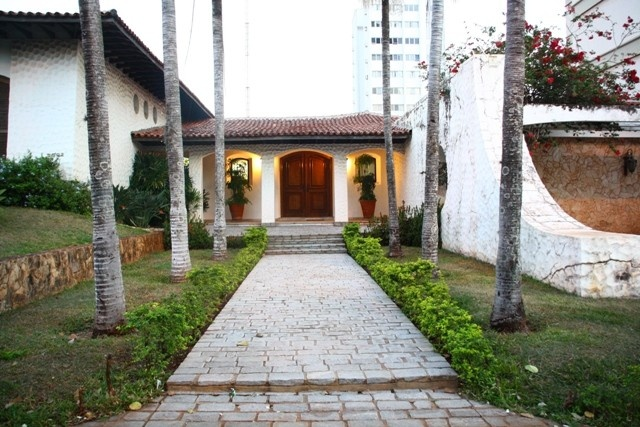
#> input picture interior.jpg, 640 x 427 px
$ python FindContour.py   (older library calls are emulated)
#> lines starting #> are read from the running program, lines starting #| are printed output that depends on the picture; after the words box and inside, x2 and y2 are one past the last pixel; in counts of white or black regions, pixels touching at a corner belong together
# -*- coding: utf-8 -*-

import cv2
import numpy as np
import copy

biggest_contour = None
biggest_area = 1
#video
# cap = cv2.VideoCapture('video7.mp4')
cap = cv2.VideoCapture('video4.mp4')
height = int(cap.get(cv2.CAP_PROP_FRAME_HEIGHT))
width = int(cap.get(cv2.CAP_PROP_FRAME_WIDTH))

# occluded = cv2.imread('interior2.jpg')
occluded = cv2.imread('interior.jpg')
#> occluded is the input picture: shape (427, 640, 3); mean B, G, R 129.8, 141.3, 141.8
occluded = cv2.resize(occluded,(width, height), interpolation = cv2.INTER_CUBIC)
#> occluded: shape (480, 720, 3)

debugContour=False

# [5 lines of commented-out code are left out]

cannyFactor=4.5
CANNY_MIN_LIMIT = 25
CANNY_MAX_LIMIT = 75
silhouetteBlend = 3.0

# O código abaixo define um retângulo na região central com 20% do comprimento e 20% de altura
MIN_THRESH = 0
CENTRAL_AREA = 0.05
MIN_X = int(width * CENTRAL_AREA)
MAX_X = int(width * (1 - CENTRAL_AREA))
MIN_Y = int(height * CENTRAL_AREA)
MAX_Y = int(height * (1 - CENTRAL_AREA))


#verifica se os pontos extremos do contorno estão na região central
def isExtCentral(extL,extR,extT,extB):
	if(extL[0]<MIN_X or extR[0]>MAX_X or extT[1]<MIN_Y or extB[1]>MAX_Y):
		return False
	else:
		return True

def setCentralArea(area):
	global CENTRAL_AREA,MIN_X,MIN_Y,MAX_X,MAX_Y
	CENTRAL_AREA=area
	MIN_X = int(width * CENTRAL_AREA)
	MAX_X = int(width * (1 - CENTRAL_AREA))
	MIN_Y = int(height * CENTRAL_AREA)
	MAX_Y = int(height * (1 - CENTRAL_AREA))

setCentralArea(0.05)
while(cap.isOpened()):

	ret, frame = cap.read()
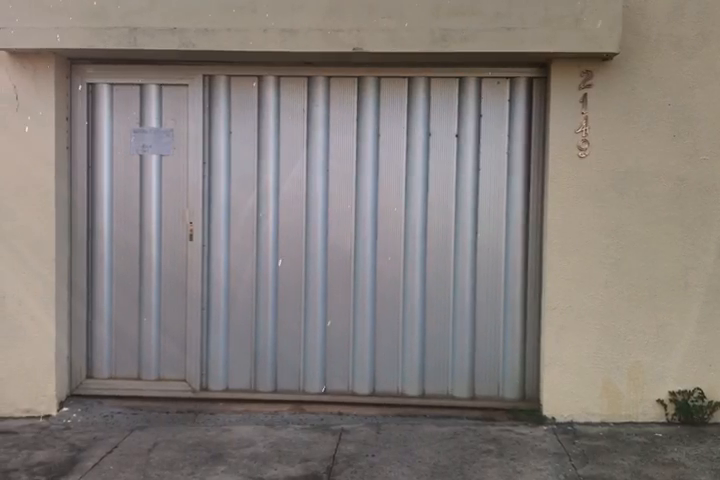
#> input picture frame 10 of video4.MP4, 720 x 480 px
#> frame is the input picture: shape (480, 720, 3); mean B, G, R 121.5, 125.2, 132.3
	if(ret==False):
		break

	MIN_THRESH = 0
	biggest_area=1

	gray = cv2.cvtColor(frame, cv2.COLOR_BGR2GRAY)
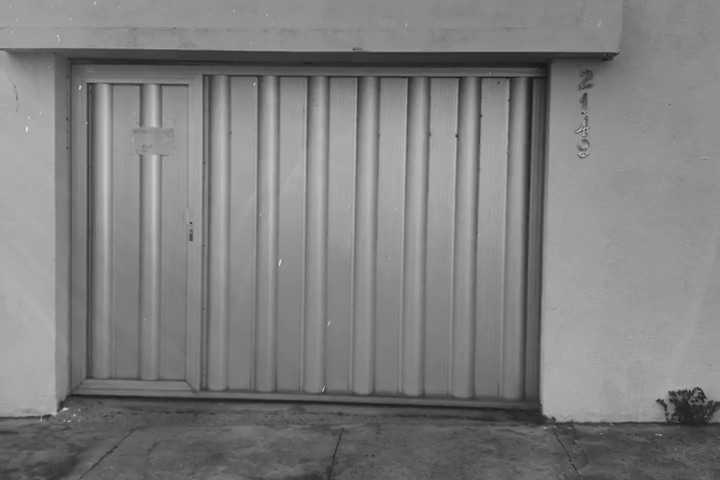
#> gray: shape (480, 720); min 21, max 229, mean 126.9

	while(MIN_THRESH<255):#Loop que processa a imagem aumentando o MIN_THRESH ou diminuindo CENTRAL_AREA

		blur = cv2.GaussianBlur(gray,(5,5),1)

		_, thresh = cv2.threshold(blur, MIN_THRESH, 255, cv2.THRESH_BINARY)
		MIN_THRESH += 10 #aumenta o threshold mínimo para incluir mais áreas
		_, contours, hierarchy = cv2.findContours(thresh, cv2.RETR_LIST, cv2.CHAIN_APPROX_SIMPLE)

		selectedContour=[] #armazena apenas os contornos centrais
		if(contours!=[]): #Verifica se detectou algum contorno
			for cnt in contours:
				extL = tuple(cnt[cnt[:, :, 0].argmin()][0])#mais a esquerda
				extR = tuple(cnt[cnt[:, :, 0].argmax()][0])#mais a direita
				extT = tuple(cnt[cnt[:, :, 1].argmin()][0])#mais alto
				extB = tuple(cnt[cnt[:, :, 1].argmax()][0])#mais baixo

				if (isExtCentral(extL,extR,extT,extB)):
					selectedContour.append(cnt)

		if(selectedContour!=[]):
			cnt = max(selectedContour, key=cv2.contourArea) #seleciona o maior contorno

			area = cv2.contourArea(cnt)
			if(area>biggest_area):#salva o contorno de maior área
				biggest_area=area
				biggest_contour=cnt
#> this loop made 26 passes
#> contours on passes 1, 2, 3, 21: [[[0, 0], [0, 479], [719, 479], [719, 0]]], [[[0, 0], [0, 479], [719, 479], [719, 0]]], [[[0, 0], [0, 479], [719, 479], [719, 0]]], [[[26, 128], [26, 129], [27, 128]]]
#> thresh: shape (480, 720); every value is 0
#> after the loop, MIN_THRESH = 260; biggest_area = 133261.5; biggest_contour = contour of 794 points, box (x1, y1, x2, y2) (72, 69, 525, 397), area 133262


	kernel = np.ones((5,5),np.uint8)
	cannyEdges = cv2.Canny(gray, CANNY_MIN_LIMIT * cannyFactor, CANNY_MAX_LIMIT * cannyFactor, apertureSize = 3)
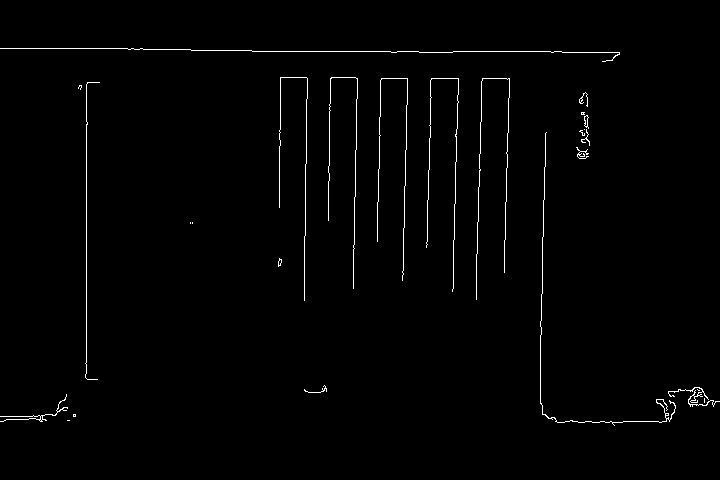
#> cannyEdges: shape (480, 720); 1.2% white in thin lines or dots, all inside (x1, y1, x2, y2) = (0, 48, 720, 426)
	edges = cv2.dilate(cannyEdges,kernel,iterations = 2)
#> edges: shape (480, 720); 10.6% white; 13 white regions, largest, box (x1, y1, x2, y2) and area: (0, 44, 624, 66) 5893, (536, 128, 720, 430) 5603, (472, 74, 514, 304) 4169
	edges = cv2.GaussianBlur(edges,(7,7),5)
	_,edges = cv2.threshold(edges,silhouetteBlend*255,0, cv2.THRESH_TRUNC)
	edges = cv2.bitwise_not(edges)
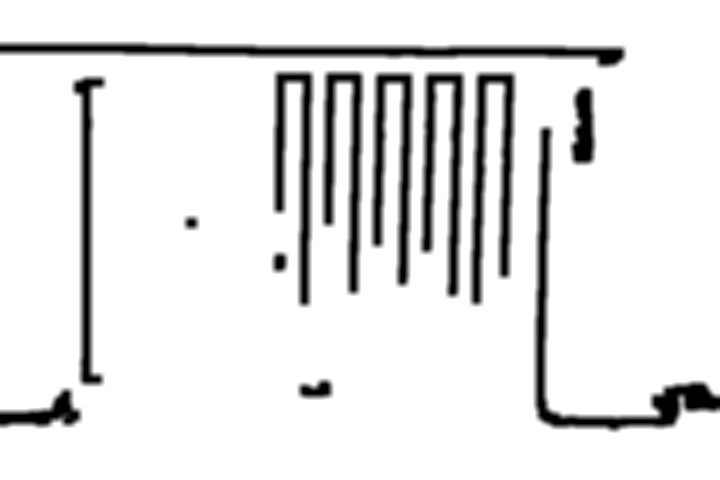
#> edges: shape (480, 720); min 0, max 255, mean 227.9
	edges = cv2.cvtColor(edges,cv2.COLOR_GRAY2RGB)
#> edges: shape (480, 720, 3)

	#Cria máscara para filtrar região do contorno
	mask = np.ones(frame.shape[:2], dtype="uint8") * 255
	cv2.drawContours(mask, [biggest_contour], -1, 0, -1)
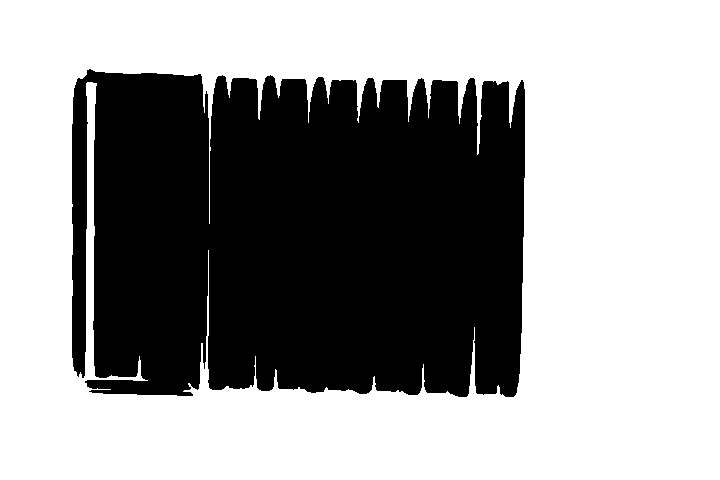
#> mask: shape (480, 720); 60.8% white; 1 black region, box (x1, y1, x2, y2) and area: (72, 69, 525, 397) 135313
	mask = cv2.bitwise_not(mask)

	#Seleciona silhuetas apenas na região do contorno
	silhouette=cv2.subtract(frame,edges)
	silhouette=cv2.bitwise_and(silhouette,silhouette,mask=mask)

	#Suaviza as bordas da região central
	maskSmooth = cv2.erode(mask,kernel,iterations = 2)
#> maskSmooth: shape (480, 720); 34.1% white; 2 white regions, box (x1, y1, x2, y2) and area: (91, 76, 521, 393) 116315, (76, 83, 83, 368) 1639
	maskSmooth = cv2.cvtColor(maskSmooth,cv2.COLOR_GRAY2RGB)
	maskSmooth = cv2.GaussianBlur(maskSmooth,(5,5),3)


	occludedDisplay = cv2.bitwise_and(occluded, occluded, mask=mask)
	occludedDisplay = cv2.subtract(occludedDisplay,silhouette)
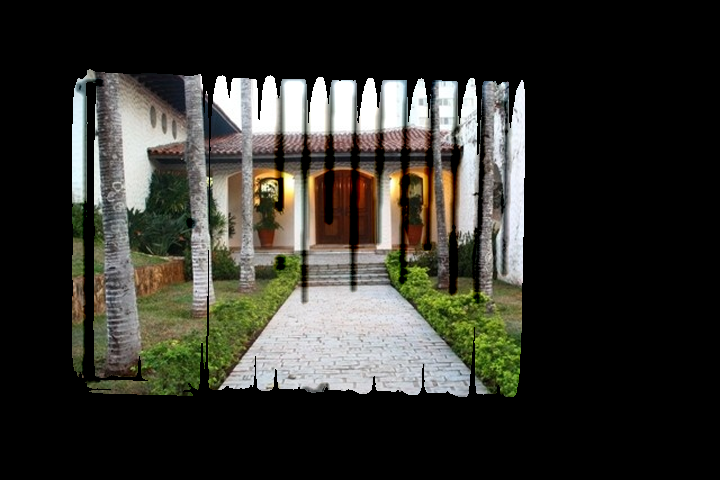
#> occludedDisplay: shape (480, 720, 3); mean B, G, R 44.6, 50.6, 51.1

	xRayView = cv2.subtract(frame,maskSmooth)
	xRayView = cv2.add(xRayView,occludedDisplay)
	xRayView = cv2.add(xRayView,silhouette)
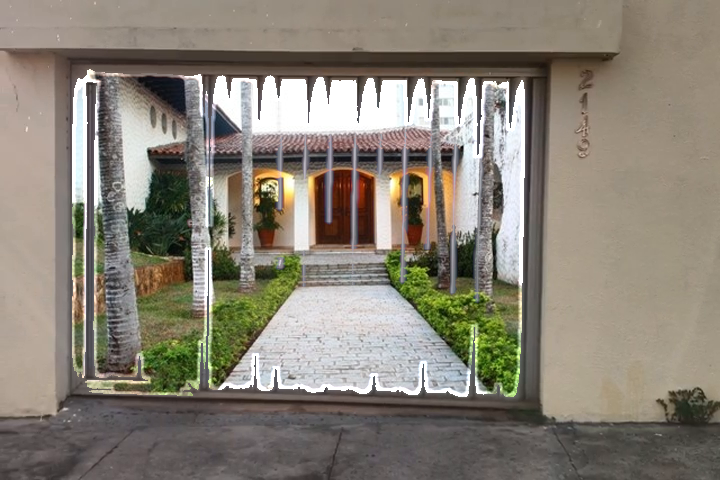
#> xRayView: shape (480, 720, 3); mean B, G, R 117.8, 129.6, 136.4

	if(debugContour==True):
		#Desenha quadrado que corresponde a região central
		cv2.rectangle(frame, (MIN_X, MIN_Y), (MAX_X, MAX_Y), (0, 255, 0), 3)

		#Desenha um ponto azul no centro da figura selecionada
		moments = cv2.moments(biggest_contour)
		cx = int(moments['m10'] / biggest_area)
		cy = int(moments['m01'] / biggest_area)
		cv2.circle(frame, (cx, cy), 5, (255, 255, 0), -1)

		#Desenha borda amarela na figura de maior área
		cv2.drawContours(xRayView, [biggest_contour], -1, (0, 255, 255), 2)

	cv2.imshow('Frame',xRayView)
	if cv2.waitKey(50) & 0xFF == ord('q'): #Regula a velocidade de exibição do vídeo
#> (key q is pressed here)
		break


cap.release()
cv2.waitKey()
cv2.destroyAllWindows()
